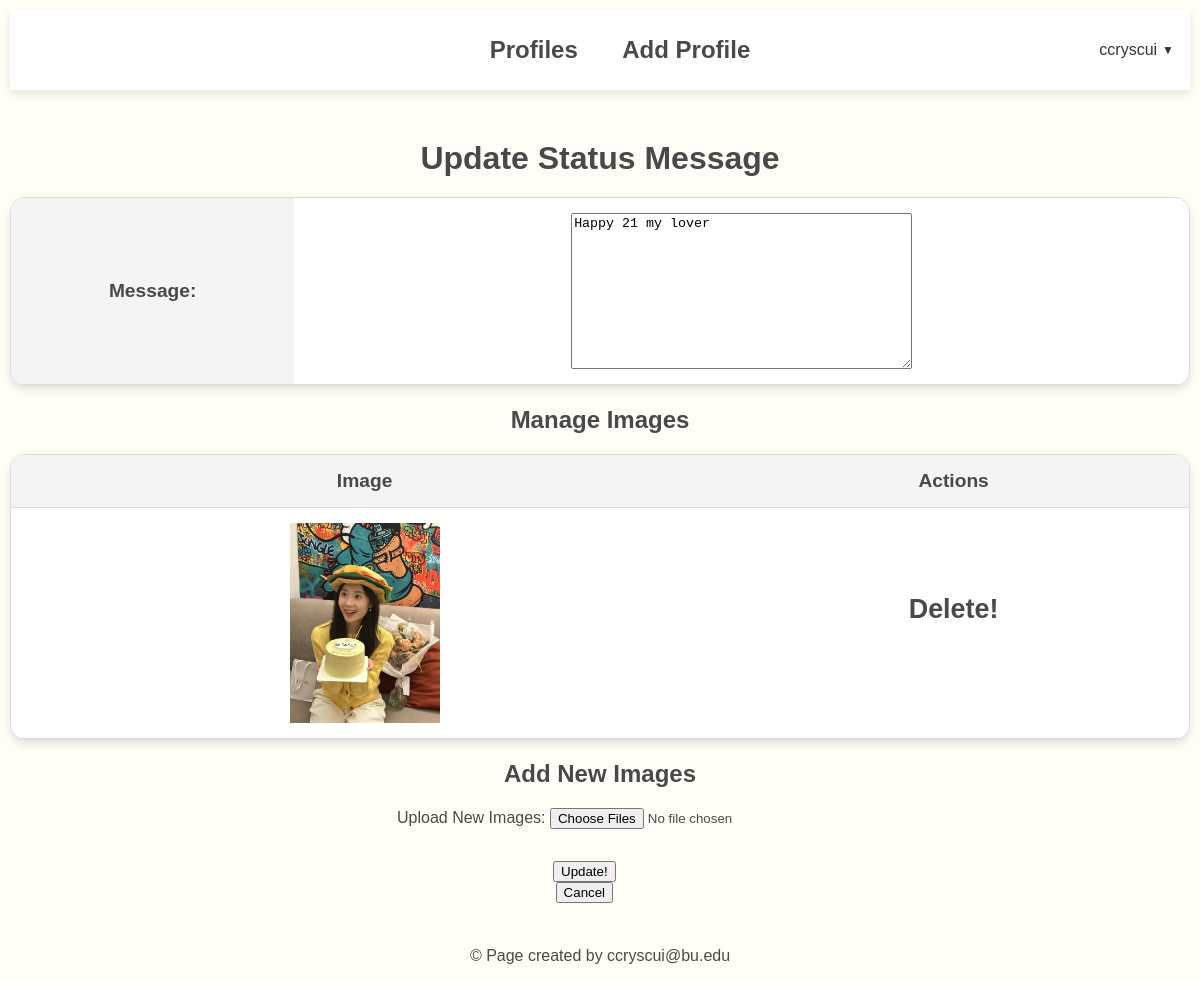
The app's page /mini_fb/status/15/update (signed in) with its own data.
### mini_fb/models.py (models this page shows, shortened)
class StatusMessage(models.Model):
    timestamp = models.DateTimeField(auto_now=True)
    message = models.TextField(blank=False)
    profile =  models.ForeignKey("Profile", on_delete=models.CASCADE)
    def get_images(self):
        images = Image.objects.filter(status_message = self)
        return images

class Image(models.Model):
    image_file = models.ImageField(blank=True)
    status_message = models.ForeignKey("StatusMessage", on_delete=models.CASCADE)
    timestamp = models.DateTimeField(auto_now=True)

### mini_fb/views.py (the view, shortened to what this page needs)
# urls.py: path(r'status/<int:pk>/update', views.UpdateStatusMessageView.as_view(), name='update_status'),
class UpdateStatusMessageView(LoginRequiredMixin, UpdateView):
    model = StatusMessage
    template_name = 'mini_fb/update_status_form.html'
    form_class = UpdateStatusMessageForm
    context_object_name = 'Umessage'

### mini_fb/forms.py
class UpdateStatusMessageForm(forms.ModelForm):
    class Meta:
        model = StatusMessage
        fields = ['message']

### mini_fb/templates/mini_fb/update_status_form.html (shortened to what this page needs)
{% extends 'mini_fb/base.html' %}
{% block content %}
    <h1>Update Status Message</h1>
    <form method="post" enctype="multipart/form-data">
        <table class="profile-table">
            {{form.as_table}}
        </table>
        <h2>Manage Images</h2>
        <div class="status-images">
            {% if Umessage.get_images %}
                <table class="profile-table">
                    <tr>
                        <th>Image</th>
                        <th>Actions</th>
                    </tr>
                    {% for img in Umessage.get_images %}
                        <tr>
                            <td>
                                <img src="{{ img.image_file.url }}" alt="Status Image" style="max-width: 150px;">
                            </td>
                            <td>
                                <a href="{% url 'delete_image' img.pk %}"><h3>Delete!</h3></a>
                            </td>
                        </tr>
                    {% endfor %}
                </table>
            {% else %}
                <p>No images associated with this status message.</p>
            {% endif %}
        </div>
        <h2>Add New Images</h2>
        <label for="id_images">Upload New Images:</label>
        <input type="file" name="files" multiple>
        <table class="button">
            <td>
                <input type='submit' name = 'Update!' value= 'Update!'>
            </form>
                <form action="{% url 'show_profile' Umessage.profile.pk%}">
                    <input type="submit" name = "Cancel" value = "Cancel">
                </form>
{% endblock %}

### mini_fb/templates/mini_fb/base.html (shortened to what this page needs)
{% load static %}
<html>
<head>
    <link rel="stylesheet" href="{% static 'styles.css' %}">
</head>
<body>
    <nav>
        <ul>
            <a href="{% url 'show_all_profiles' %}">Profiles</a>
            <a href="{% url 'create_profile' %}">Add Profile</a>
        </ul>
        {% if request.user.is_authenticated %}
            <div class="user-dropdown">
                <button class="user-button">
                    {{ request.user.username|default:"User" }}
                    <span class="dropdown-arrow">&#x25BC;</span>
                </button>
            </div>
        {% else %}
            <a href="{% url 'login' %}" class="login-link">Log in</a>
        {% endif %}
    </nav>
     {% block content %}{% endblock %}
     <footer class="footer">
        <p>&copy; Page created by ccryscui@bu.edu</p>
    </footer>
</body>
</html>

### static/styles.css (style rules this page uses)
body { background-color: #fffdf6; color: #494949; font-family: Arial, sans-serif; margin: 10px; padding: 0; text-align: center; }
h1 { margin: 50px; margin-bottom: 20px; }
p { font-size:medium; }
form { align-items: center; }
td { padding: 10px; }
td:first-child { vertical-align: middle; }
nav { background-color: white; padding: 10px 20px; justify-content: center; align-items: center; box-shadow: 0 4px 8px rgba(0, 0, 0, 0.1); margin: 0 auto; display: flex; }
nav a { font-size: 24px; color: #494949; text-decoration: none; font-weight: bold; padding: 10px 20px; transition: color 0.3s ease; }
a { text-decoration: none; color: #494949; font-size:larger; font-weight: bold; transition: color 0.3s ease; }
.profile-table { width: 100%; background-color: white; border-spacing: 0; border: 1px solid #ddd; box-shadow: 0 4px 8px rgba(0, 0, 0, 0.1); border-radius: 15px; overflow: hidden; }
.profile-table th { padding: 15px; text-align:center; border-bottom: 1px solid #ddd; background-color: #f4f4f4; font-size:larger; }
.profile-table td { padding: 15px; text-align: center; font-size: larger; vertical-align: middle; border-bottom: 1px solid #ddd; }
.profile-table tr { transition: background-color 0.2s ease-in-out; }
.button { margin-top: 20px; margin-left: 45%; }
.button td { text-align: center; }
.status-images { margin-top: 10px; }
.user-dropdown { position: absolute; display: inline-block; right: 20px; }
.user-button { background: none; border: none; font-size: 16px; font-weight: 500; cursor: pointer; display: flex; align-items: center; gap: 5px; color: #333; }
.dropdown-arrow { font-size: 12px; color: #333; }

### records on screen
StatusMessage: message "Happy 21 my lover"
Image: image_file (picture)

### other values on screen
{{ request.user.username|default:"User" }} "ccryscui"
